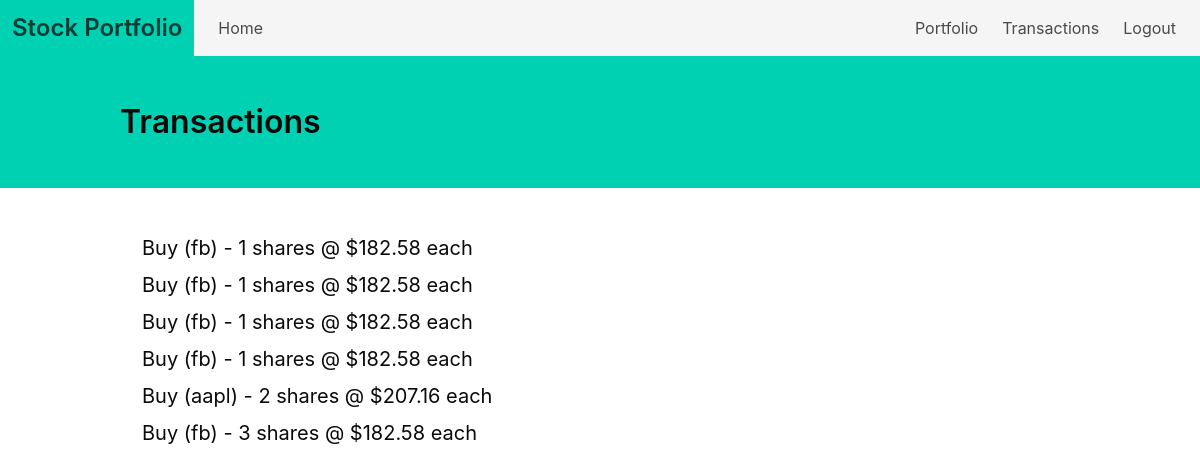
Screenshot of /transactions/ (signed in) with the database file from the repository.
### tables this page shows
CREATE TABLE transactions (
id integer,
type text not null,
ticker_symbol text not null,
quantity integer not null,
price double not null);

### routes.py (the view)
@app.route("/transactions/")
def transactions():
	if "email" not in session:
		return redirect(url_for("home"))
	with sqlite3.connect("database.db") as con:
		cur = con.cursor()
		transactions = cur.execute("select type, ticker_symbol, quantity, price from transactions where id=?", (session["id"], ))
		rows = transactions.fetchall()
	con.close()
	return render_template("transactions.html", rows=rows)

### templates/transactions.html
{% extends "base.html" %}
{% block content %}
<section class="hero is-primary">
	<div class="hero-body">
		<div class="container">
			<h1 class="title has-text-black">Transactions</h1>
		</div>
	</div>
</section>
<section class="section">
	<div class="columns">
		<div class="column is-half is-offset-1">
			{% for i in range(rows|length) %}
			<div class="field">
				<div class="container">
					<h1 class="subtitle has-text-black">{{ rows[i][0] }} ({{ rows[i][1] }}) - {{ rows[i][2] }} shares @ ${{ rows[i][3] }} each</h1>
				</div>
			</div>
			{% endfor %}
		</div>
	</div>
</section>
{% endblock %}

### rows the page displays
transactions: type "Buy", ticker_symbol "fb", quantity "1", price "182.58"
transactions: type "Buy", ticker_symbol "fb", quantity "1", price "182.58"
transactions: type "Buy", ticker_symbol "fb", quantity "1", price "182.58"
transactions: type "Buy", ticker_symbol "fb", quantity "1", price "182.58"
transactions: type "Buy", ticker_symbol "aapl", quantity "2", price "207.16"
transactions: type "Buy", ticker_symbol "fb", quantity "3", price "182.58"
